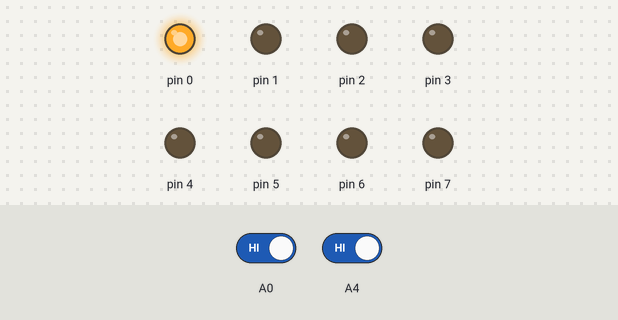
The sketch below on a simulated Arduino Uno, built with avr-gcc and run on an emulated ATmega328P. On the bench: output pins drawn as LEDs (lit = HIGH). Dashed ring = blinking. Inputs (shaded band) come from the test bench; at power-on: A4 HIGH, A0 HIGH.

Above: at 1.2 s.
1.3 s: A4 driven LOW
At 4.2 s:
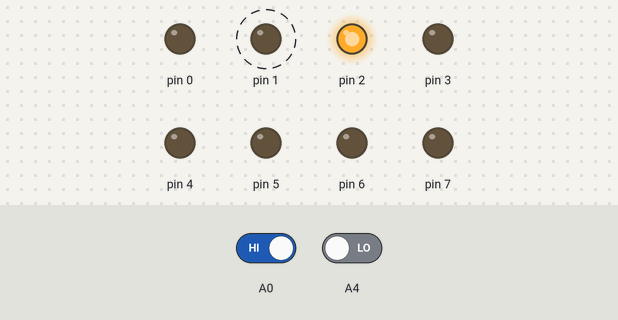
4.3 s: A4 driven HIGH
At 5.3 s:
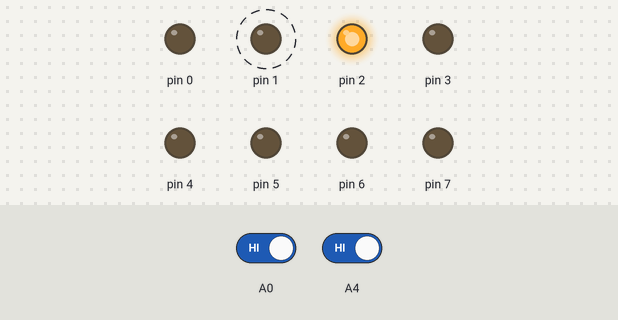
5.8 s: A0 driven LOW
At 7.6 s:
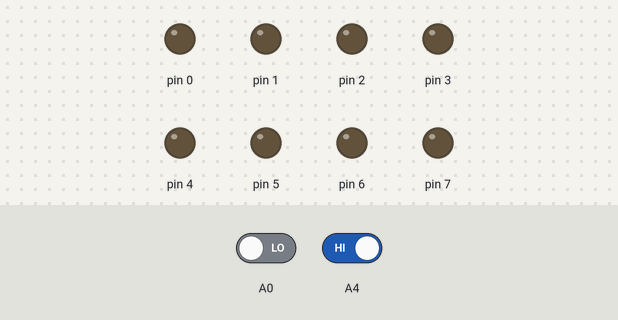
Timing chart, 0 to 9.1 s (numbered marks = the images above; inputs shaded):
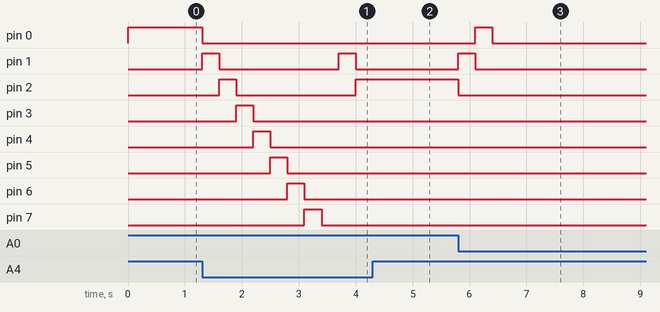

The sketch:

lab1.ino
```cpp
void setup(){
  DDRD = 0b11111111;
  DDRC = 0b000000;

}

void loop(){
  int i = 0;
  PORTD = 0b00000001;
  while(i<=7)
  {
    if(digitalRead(A4) == 0)
    {
      PORTD = PORTD << 1;
      i++;
      delay(300);
    }
    if(digitalRead(A0) == 0)
    {
      PORTD = PORTD >> 1;
      i--;
      delay(300);
    }
  }


}
```

Measured:
- after the input at 1.3 s, pin 0: HIGH → LOW at once; pin 1: alternates HIGH for 0.30 s and LOW for 2.1 s, starting at once; pin 2: LOW → HIGH after 0.30 s, → LOW 0.30 s later, → HIGH 2.1 s later; pin 3: LOW → HIGH after 0.60 s, → LOW 0.30 s later; pin 4: LOW → HIGH after 0.90 s, → LOW 0.30 s later
- after the input at 4.3 s, pin 2: stays HIGH (without the input it goes to LOW after 0.00 s); pin 3: stays LOW (without the input it goes to HIGH after 0.00 s)
- after the input at 5.8 s, pin 0: LOW → HIGH after 0.30 s, → LOW 0.30 s later; pin 1: LOW → HIGH at once, → LOW 0.30 s later; pin 2: HIGH → LOW at once
